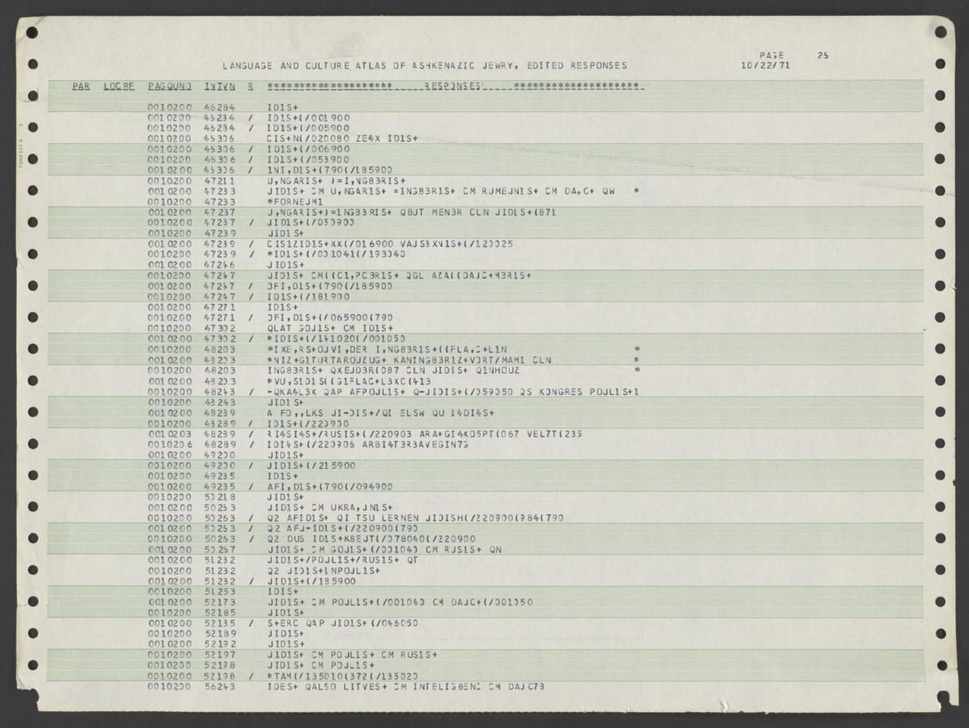
#> input picture source_data/image2.jpg, 969 x 728 px, shrunk from 1280 x 961 before the run
$ jupyter execute --allow-errors Sammy_OCR_Attempt.ipynb   (shell and % lines are left out)
#> lines starting #> are read from the running program, lines starting #| are printed output that depends on the picture; after the words box and inside, x2 and y2 are one past the last pixel; in counts of white or black regions, pixels touching at a corner belong together
[cell 1]
import cv2
import pytesseract

[cell 2]
img = cv2.imread("source_data/image2.jpg")
#> img is the input picture: shape (728, 969, 3); mean B, G, R 187.1, 197.8, 196.9
grayImg = cv2.cvtColor(img, cv2.COLOR_BGR2GRAY)
(thresh, bAndWImg) = cv2.threshold(grayImg, 127, 255, cv2.THRESH_BINARY)
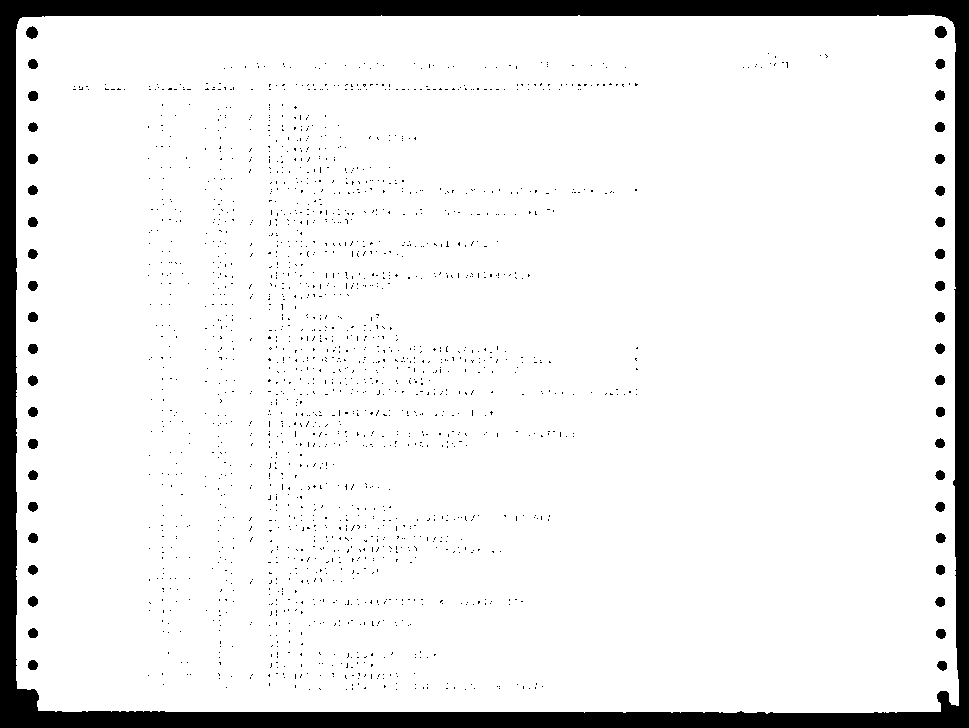
#> bAndWImg: shape (728, 969); 91.6% white; 1810 black regions (1767 under 20 px), largest, box (x1, y1, x2, y2) and area: (0, 0, 969, 728) 52555, (935, 26, 947, 38) 115, (26, 26, 38, 39) 112
